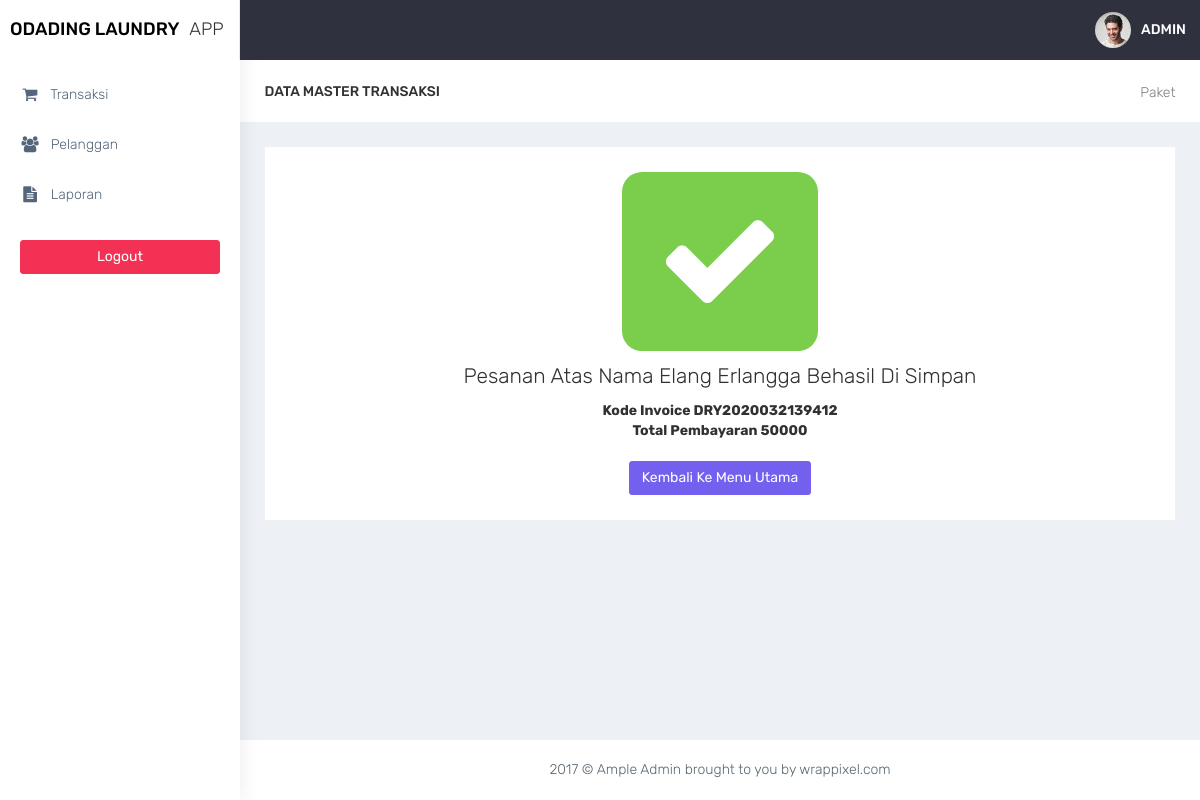
Screenshot of /kasir/transaksi_sukses.php?id=10 (signed in) with the database file from the repository.
### tables this page shows
CREATE TABLE `transaksi` (
  `id_transaksi` int(11) NOT NULL,
  `outlet_id` int(11) DEFAULT NULL,
  `kode_invoice` varchar(100) DEFAULT NULL,
  `member_id` int(11) DEFAULT NULL,
  `tgl` datetime DEFAULT NULL,
  `batas_waktu` datetime DEFAULT NULL,
  `tgl_pembayaran` datetime DEFAULT NULL,
  `biaya_tambahan` int(11) DEFAULT NULL,
  `diskon` double DEFAULT NULL,
  `pajak` int(11) DEFAULT NULL,
  `status` enum('baru','proses','selesai','diambil') DEFAULT NULL,
  `status_bayar` enum('dibayar','belum') DEFAULT NULL,
  `user_id` int(11) DEFAULT NULL
);

CREATE TABLE `member` (
  `id_member` int(11) NOT NULL,
  `nama_member` varchar(100) DEFAULT NULL,
  `alamat_member` text DEFAULT NULL,
  `jenis_kelamin` enum('L','P') DEFAULT NULL,
  `telp_member` varchar(15) DEFAULT NULL,
  `no_ktp` varchar(30) DEFAULT NULL
);

CREATE TABLE `detail_transaksi` (
  `id_detail` int(11) NOT NULL,
  `transaksi_id` int(11) DEFAULT NULL,
  `paket_id` int(11) DEFAULT NULL,
  `qty` double DEFAULT NULL,
  `total_harga` double DEFAULT NULL,
  `keterangan` text DEFAULT NULL,
  `total_bayar` int(11) DEFAULT NULL
);

### kasir/functions.php (called while the page is built, shortened)
<?php
function ambilsatubaris($conn,$query){
    $db = mysqli_query($conn,$query);
    return mysqli_fetch_assoc($db);
}
?>

### kasir/transaksi_sukses.php (the view, shortened to what this page needs)
<?php
$title = 'transaksi';
require 'functions.php';
require 'layout_header.php';
$query = 'SELECT transaksi.*,member.nama_member , detail_transaksi.total_harga FROM transaksi INNER JOIN member ON member.id_member = transaksi.member_id INNER JOIN detail_transaksi ON detail_transaksi.transaksi_id = transaksi.id_transaksi WHERE transaksi.id_transaksi = ' . $_GET['id'];
$data = ambilsatubaris($conn,$query);
?>
<div class="container-fluid">
    <div class="row bg-title">
        <div class="col-lg-3 col-md-4 col-sm-4 col-xs-12">
            <h4 class="page-title">Data Master <?= $title ?></h4> </div>
        <div class="col-lg-9 col-sm-8 col-md-8 col-xs-12">
            <ol class="breadcrumb">
                <li><a href="#">Paket</a></li>
            </ol>
        </div>
    </div>
    <div class="row">
        <div class="col-md-12 col-lg-12 col-sm-12 col-xs-12">
            <div class="white-box">
                <div class="row">
                    <div class="col-md-4"></div>
                    <div class="col-md-4 text-center" style="padding-left: 50px;padding-right: 50px;">
                        <div class="bg-success" style="font-size: 125px;border-radius: 20px">
                            <i class="fa fa-check fa-10x text-white"></i>
                        </div>
                    </div>
                    <div class="col-md-4"></div>
                </div>
                <div class="row">
                    <div class="col-md-12 text-center">
                        <h3>Pesanan Atas Nama <?= $data['nama_member'] ?> Behasil Di Simpan</h3>
                        <strong>Kode Invoice <?= $data['kode_invoice'] ?></strong><br>
                        <strong>Total Pembayaran <?= $data['total_harga'] ?></strong><br><br>
                        <a href="transaksi.php" class="btn btn-primary">Kembali Ke Menu Utama</a>
                    </div>
                </div>
            </div>
        </div>
    </div>
</div>
<?php
require'layout_footer.php';

### assets/css/colors/default.css (style rules this page uses)
body { background: #fff; }

### rows the page displays
transaksi: member.nama_member "Elang Erlangga", kode_invoice "DRY2020032139412", detail_transaksi.total_harga "50000"

### other values shown
$title "TRANSAKSI"
